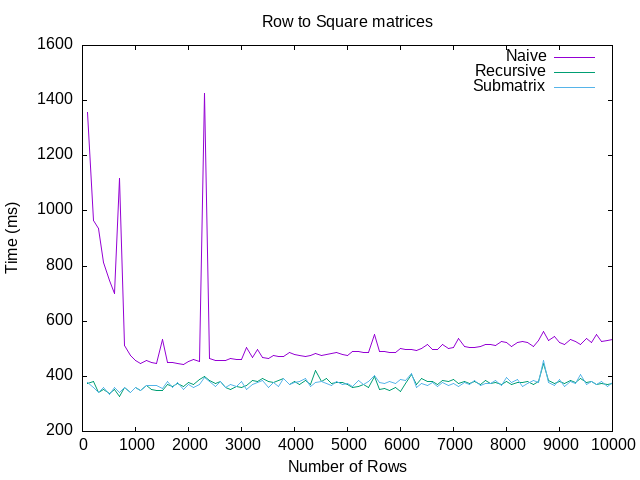

Generate this figure with gnuplot:
set datafile separator ","

set title "Row to Square matrices"
set xlabel "Number of Rows"
set ylabel "Time (ms)"

set terminal png
set output "row_to_square.png"

plot "data/row_to_square_1.txt" using 1:2 with lines title "Naive", \
     "data/row_to_square_2.txt" using 1:2 with lines title "Recursive", \
     "data/row_to_square_3.txt" using 1:2 with lines title "Submatrix"